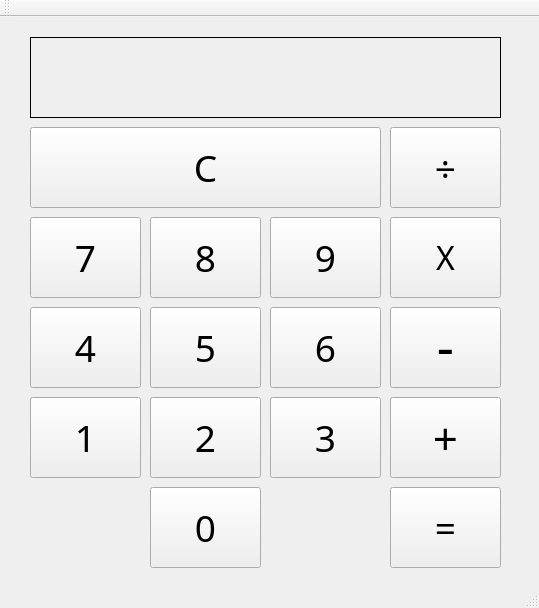
<?xml version="1.0" encoding="UTF-8"?>
<ui version="4.0">
 <class>calculator</class>
 <widget class="QMainWindow" name="calculator">
  <property name="geometry">
   <rect>
    <x>0</x>
    <y>0</y>
    <width>539</width>
    <height>608</height>
   </rect>
  </property>
  <property name="windowTitle">
   <string>calculator</string>
  </property>
  <widget class="QWidget" name="centralWidget">
   <widget class="QLabel" name="Output">
    <property name="geometry">
     <rect>
      <x>30</x>
      <y>20</y>
      <width>471</width>
      <height>81</height>
     </rect>
    </property>
    <property name="font">
     <font>
      <family>Ebrima</family>
      <pointsize>40</pointsize>
     </font>
    </property>
    <property name="layoutDirection">
     <enum>Qt::RightToLeft</enum>
    </property>
    <property name="autoFillBackground">
     <bool>true</bool>
    </property>
    <property name="frameShape">
     <enum>QFrame::Panel</enum>
    </property>
    <property name="text">
     <string/>
    </property>
    <property name="alignment">
     <set>Qt::AlignRight|Qt::AlignTrailing|Qt::AlignVCenter</set>
    </property>
   </widget>
   <widget class="QPushButton" name="Clear">
    <property name="geometry">
     <rect>
      <x>30</x>
      <y>110</y>
      <width>351</width>
      <height>81</height>
     </rect>
    </property>
    <property name="font">
     <font>
      <family>Ebrima</family>
      <pointsize>28</pointsize>
     </font>
    </property>
    <property name="text">
     <string>C</string>
    </property>
   </widget>
   <widget class="QPushButton" name="Divide">
    <property name="geometry">
     <rect>
      <x>390</x>
      <y>110</y>
      <width>111</width>
      <height>81</height>
     </rect>
    </property>
    <property name="font">
     <font>
      <family>Ebrima</family>
      <pointsize>28</pointsize>
     </font>
    </property>
    <property name="text">
     <string>÷</string>
    </property>
   </widget>
   <widget class="QPushButton" name="Num7">
    <property name="geometry">
     <rect>
      <x>30</x>
      <y>200</y>
      <width>111</width>
      <height>81</height>
     </rect>
    </property>
    <property name="font">
     <font>
      <family>Ebrima</family>
      <pointsize>28</pointsize>
     </font>
    </property>
    <property name="text">
     <string>7</string>
    </property>
   </widget>
   <widget class="QPushButton" name="Num8">
    <property name="geometry">
     <rect>
      <x>150</x>
      <y>200</y>
      <width>111</width>
      <height>81</height>
     </rect>
    </property>
    <property name="font">
     <font>
      <family>Ebrima</family>
      <pointsize>28</pointsize>
     </font>
    </property>
    <property name="text">
     <string>8</string>
    </property>
   </widget>
   <widget class="QPushButton" name="Num9">
    <property name="geometry">
     <rect>
      <x>270</x>
      <y>200</y>
      <width>111</width>
      <height>81</height>
     </rect>
    </property>
    <property name="font">
     <font>
      <family>Ebrima</family>
      <pointsize>28</pointsize>
     </font>
    </property>
    <property name="text">
     <string>9</string>
    </property>
   </widget>
   <widget class="QPushButton" name="Multiply">
    <property name="geometry">
     <rect>
      <x>390</x>
      <y>200</y>
      <width>111</width>
      <height>81</height>
     </rect>
    </property>
    <property name="font">
     <font>
      <family>Corbel</family>
      <pointsize>24</pointsize>
     </font>
    </property>
    <property name="text">
     <string>X</string>
    </property>
   </widget>
   <widget class="QPushButton" name="Num6">
    <property name="geometry">
     <rect>
      <x>270</x>
      <y>290</y>
      <width>111</width>
      <height>81</height>
     </rect>
    </property>
    <property name="font">
     <font>
      <family>Ebrima</family>
      <pointsize>28</pointsize>
     </font>
    </property>
    <property name="text">
     <string>6</string>
    </property>
   </widget>
   <widget class="QPushButton" name="Num4">
    <property name="geometry">
     <rect>
      <x>30</x>
      <y>290</y>
      <width>111</width>
      <height>81</height>
     </rect>
    </property>
    <property name="font">
     <font>
      <family>Ebrima</family>
      <pointsize>28</pointsize>
     </font>
    </property>
    <property name="text">
     <string>4</string>
    </property>
   </widget>
   <widget class="QPushButton" name="Num5">
    <property name="geometry">
     <rect>
      <x>150</x>
      <y>290</y>
      <width>111</width>
      <height>81</height>
     </rect>
    </property>
    <property name="font">
     <font>
      <family>Ebrima</family>
      <pointsize>28</pointsize>
     </font>
    </property>
    <property name="text">
     <string>5</string>
    </property>
   </widget>
   <widget class="QPushButton" name="Subtract">
    <property name="geometry">
     <rect>
      <x>390</x>
      <y>290</y>
      <width>111</width>
      <height>81</height>
     </rect>
    </property>
    <property name="font">
     <font>
      <family>Leelawadee UI</family>
      <pointsize>40</pointsize>
     </font>
    </property>
    <property name="text">
     <string>-</string>
    </property>
   </widget>
   <widget class="QPushButton" name="Num3">
    <property name="geometry">
     <rect>
      <x>270</x>
      <y>380</y>
      <width>111</width>
      <height>81</height>
     </rect>
    </property>
    <property name="font">
     <font>
      <family>Ebrima</family>
      <pointsize>28</pointsize>
     </font>
    </property>
    <property name="text">
     <string>3</string>
    </property>
   </widget>
   <widget class="QPushButton" name="Num1">
    <property name="geometry">
     <rect>
      <x>30</x>
      <y>380</y>
      <width>111</width>
      <height>81</height>
     </rect>
    </property>
    <property name="font">
     <font>
      <family>Ebrima</family>
      <pointsize>28</pointsize>
     </font>
    </property>
    <property name="text">
     <string>1</string>
    </property>
   </widget>
   <widget class="QPushButton" name="Num2">
    <property name="geometry">
     <rect>
      <x>150</x>
      <y>380</y>
      <width>111</width>
      <height>81</height>
     </rect>
    </property>
    <property name="font">
     <font>
      <family>Ebrima</family>
      <pointsize>28</pointsize>
     </font>
    </property>
    <property name="text">
     <string>2</string>
    </property>
   </widget>
   <widget class="QPushButton" name="Add">
    <property name="geometry">
     <rect>
      <x>390</x>
      <y>380</y>
      <width>111</width>
      <height>81</height>
     </rect>
    </property>
    <property name="font">
     <font>
      <family>Ebrima</family>
      <pointsize>33</pointsize>
     </font>
    </property>
    <property name="text">
     <string>+</string>
    </property>
   </widget>
   <widget class="QPushButton" name="Num0">
    <property name="geometry">
     <rect>
      <x>150</x>
      <y>470</y>
      <width>111</width>
      <height>81</height>
     </rect>
    </property>
    <property name="font">
     <font>
      <family>Ebrima</family>
      <pointsize>28</pointsize>
     </font>
    </property>
    <property name="text">
     <string>0</string>
    </property>
   </widget>
   <widget class="QPushButton" name="Equal">
    <property name="geometry">
     <rect>
      <x>390</x>
      <y>470</y>
      <width>111</width>
      <height>81</height>
     </rect>
    </property>
    <property name="font">
     <font>
      <family>Ebrima</family>
      <pointsize>28</pointsize>
     </font>
    </property>
    <property name="text">
     <string>=</string>
    </property>
   </widget>
  </widget>
  <widget class="QMenuBar" name="menuBar">
   <property name="geometry">
    <rect>
     <x>0</x>
     <y>0</y>
     <width>539</width>
     <height>21</height>
    </rect>
   </property>
  </widget>
  <widget class="QToolBar" name="mainToolBar">
   <attribute name="toolBarArea">
    <enum>TopToolBarArea</enum>
   </attribute>
   <attribute name="toolBarBreak">
    <bool>false</bool>
   </attribute>
  </widget>
  <widget class="QStatusBar" name="statusBar"/>
 </widget>
 <layoutdefault spacing="6" margin="11"/>
 <resources/>
 <connections/>
</ui>
